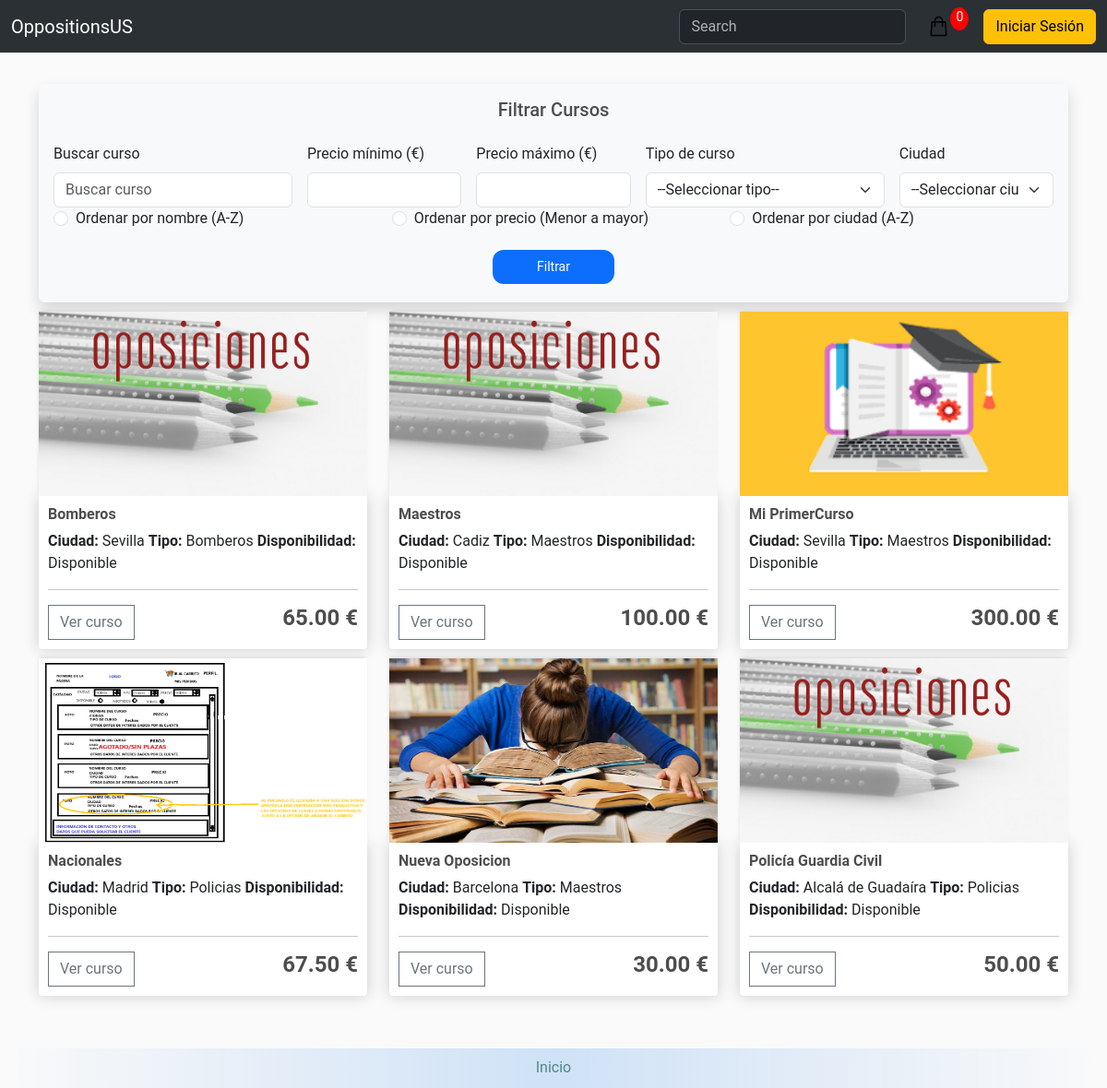
/store/, run on the app's committed database.
### store/models.py (models this page shows, shortened)
class Course(models.Model):
    name = models.CharField(max_length=200, null=False, blank=False)
    image = models.ImageField(upload_to='courses')
    price = models.DecimalField(max_digits=7, decimal_places=2, null=False, blank=False, validators=[MinValueValidator(0)])
    details = models.CharField(max_length=200, null=True, blank=True)
    city = models.CharField(max_length=200, null=False, blank=False)
    course_type = models.ForeignKey(CourseType, null=True, on_delete=models.SET_NULL)
    is_available = models.BooleanField(default=True)
    start_date = models.DateField(null=False, blank=False)
    end_date = models.DateField(null=False, blank=False)
    class Meta:
        verbose_name = 'Course'
        verbose_name_plural = 'Courses'
        ordering = ['name']

class CourseType(models.Model):
    name = models.CharField(max_length=50, unique=True, null=False, blank=False)
    def __str__(self):
        return self.name
    class Meta:
        verbose_name = 'Course type'
        verbose_name_plural = 'Course types'
        ordering = ['name']

### store/views.py (the view)
# urls.py: path('', include('store.urls'))
def store(request):
    query = request.GET.get('q', '')
    course_types = CourseType.objects.all()  # Para los filtros de tipo de curso
    price_min = request.GET.get('price_min', '')
    price_max = request.GET.get('price_max', '')
    course_type_id = request.GET.get('course_type', '')
    city = request.GET.get('city', '')
    sort_order = request.GET.get('sort_order', None)
    filters = {}
    filters_applied = ""
    if price_min:
        filters['price__gte'] = price_min
        filters_applied += f"Precio mínimo: {price_min}. "
    if price_max:
        filters['price__lte'] = price_max
        filters_applied += f"Precio máximo: {price_max}. "
    if course_type_id:
        course_type = course_types.get(id=course_type_id)
        filters['course_type__id'] = course_type_id
        filters_applied += f"Tipo de curso: {course_type.name}. "
    if city:
        filters['city__icontains'] = city
        filters_applied += f"Ciudad: {city}. "
    cart = cartData(request)
    if request.user.is_authenticated:
        customer = request.user.customer
        order, created = Order.objects.get_or_create(customer=customer, status=Status.objects.get(name='No realizado'))
        items = order.orderitem_set.all()
        cartItems = order.get_cart_items
    else:
        customer = None
        items = []
        order = {'get_cart_total': 0, 'get_cart_items': 0}
        cartItems = order['get_cart_items']
    courses = Course.objects.filter(name__icontains=query, **filters)
    if sort_order == 'name':
        courses = courses.order_by('name')
    elif sort_order == 'price':
        courses = courses.order_by('price')
    elif sort_order == 'city':
        courses = courses.order_by('city')
    city_list = set(
        city.strip().lower() for city in Course.objects.values_list('city', flat=True).distinct()
    )
    context = {
        'courses': courses,
        'customer': customer,
        'query': query,
        'course_types': course_types,
        'city_list': city_list,
        'course_type_id': course_type_id,
        'city': city,
        'price_min': price_min,
        'price_max': price_max,
        'filters_applied': filters_applied,
        'cartItems': cart['cartItems'],
        'sort_order': sort_order,  # Pasa el valor de la opción seleccionada
    }
    return render(request, 'store/store.html', context)

### store/utils.py (called while the page is built, shortened)
def cookieCart(request):
    try:
        cart = json.loads(request.COOKIES['cart'])
    except:
        cart = {}
    items = []
    order = {'get_cart_total': 0, 'get_cart_items': 0}
    cartItems = order['get_cart_items']
    return {'cartItems': cartItems, 'order': order, 'items': items}

def cartData(request):
    if request.user.is_authenticated:
        customer = request.user.customer
        order, created = Order.objects.get_or_create(customer = customer, status=Status.objects.get(name='No realizado'))
        cartItems = order.get_cart_items
        items = order.orderitem_set.all()
    else:
        cookieData = cookieCart(request)
        cartItems = cookieData['cartItems']
        order = cookieData['order']
        items = cookieData['items']
    return {'cartItems': cartItems, 'order': order, 'items': items}

### store/templates/store/store.html (shortened to what this page needs)
{% extends 'store/main.html' %}
{% load static %}
{% block content %}
<div class="row">
    <div class="col-lg-12">
        <form action="{% url 'store' %}" method="get" class="p-3 bg-light rounded shadow">
            <h5 class="text-center mb-4">Filtrar Cursos</h5>
            <div class="row g-3 align-items-center">
                <div class="col-md-3">
                    <label for="q" class="form-label">Buscar curso</label>
                    <input type="text" id="q" name="q" class="form-control" placeholder="Buscar curso" value="{{ query }}">
                </div>
                <div class="col-md-2">
                    <label for="price_min" class="form-label">Precio mínimo (€)</label>
                    <input type="number" id="price_min" name="price_min" class="form-control" value="{{ price_min }}" min="0">
                </div>
                <div class="col-md-2">
                    <label for="price_max" class="form-label">Precio máximo (€)</label>
                    <input type="number" id="price_max" name="price_max" class="form-control" value="{{ price_max }}" min="0">
                </div>
                <div class="col-md-3">
                    <label for="course_type" class="form-label">Tipo de curso</label>
                    <select id="course_type" name="course_type" class="form-select">
                        <option value="">--Seleccionar tipo--</option>
                    </select>
                </div>
                <div class="col-md-2">
                    <label for="city" class="form-label">Ciudad</label>
                    <select id="city" name="city" class="form-select">
                        <option value="">--Seleccionar ciudad--</option>
                    </select>
                </div>
            </div>
<div class="row g-3 align-items-center">
    <div class="col-md-4">
        <div class="form-check">
            <input class="form-check-input" type="radio" name="sort_order" id="sort_name" value="name" {% if sort_order == 'name' %}checked{% endif %}>
            <label class="form-check-label" for="sort_name">
                Ordenar por nombre (A-Z)
            </label>
        </div>
    </div>
    <div class="col-md-4">
        <div class="form-check">
            <input class="form-check-input" type="radio" name="sort_order" id="sort_price" value="price" {% if sort_order == 'price' %}checked{% endif %}>
            <label class="form-check-label" for="sort_price">
                Ordenar por precio (Menor a mayor)
            </label>
        </div>
    </div>
    <div class="col-md-4">
        <div class="form-check">
            <input class="form-check-input" type="radio" name="sort_order" id="sort_city" value="city" {% if sort_order == 'city' %}checked{% endif %}>
            <label class="form-check-label" for="sort_city">
                Ordenar por ciudad (A-Z)
            </label>
        </div>
    </div>
</div>
            <div class="text-center mt-3">
                <button type="submit" class="btn btn-primary px-5">Filtrar</button>
            </div>
        </form>
    </div>
    {% for course in courses %}
        <div class="col-lg-4">
            <a href="{% url 'details' course.id %}">
                {% if course.image %}
                    <img class="thumbnail" src="{{ course.image.url }}">
                {% else %}
                    <img class="thumbnail" src="/products/placeholder.png">
                {% endif %}
            </a>
            <div class="box-element product">
                <h6><strong>{{ course.name }}</strong></h6>
                <h8><strong>Ciudad:</strong> {{ course.city }}</h8>
                <h8><strong>Tipo:</strong> {{ course.course_type }}</h8>
                <h8><strong>Disponibilidad:</strong> {{ course.is_available|yesno:"Disponible,No disponible" }}</h8>
                <hr>
                <a href="{% url 'details' course.id %}">
                    <button class="btn btn-outline-secondary add-btn">Ver curso</button>
                </a>
                <h4 style="display: inline-block; float: right;"><strong>
                    {{ course.price|floatformat:2 }} €
                </strong></h4>
            </div>
        </div>
    {% endfor %}
</div>
{% endblock content %}

### static/css/main.css (style rules this page uses)
body { background-color: hsl(0, 0%, 98%); font-family: 'Roboto', 'Helvetica Neue', Arial, sans-serif; display: flex; flex-direction: column; min-height: 100vh; }
h1,h2,h3,h4,h5,h6 { color:hsl(0, 0%, 30%); }
.box-element { box-shadow:hsl(0, 0%, 80%) 0 0 16px; background-color: #fff; border-radius: 4px; padding: 10px; }
.thumbnail { width: 100%; height: 200px; -webkit-box-shadow: -1px -3px 5px -2px rgba(214,214,214,1); -moz-box-shadow: -1px -3px 5px -2px rgba(214,214,214,1); box-shadow: -1px -3px 5px -2px rgba(214,214,214,1); }
.product { border-radius: 0 0 4px 4px; }
.col-lg-4, .col-lg-6, .col-lg-8, .col-lg-12 { margin-top: 10px; }
.btn { border-radius: 0; }
.btn-primary { border: none; padding: 8px 20px; text-align: center; text-decoration: none; display: inline-block; font-size: 14px; margin: 4px 2px; cursor: pointer; transition-duration: 0.4s; border-radius: 12px; }
.form-control { width: 100%; }

### data on the page
Course: image (placeholder picture), name "Bomberos", city "Sevilla", course_type "Bomberos", is_available "Disponible", price "65.00"
Course: image (placeholder picture), name "Maestros", city "Cadiz", course_type "Maestros", is_available "Disponible", price "100.00"
Course: image (picture), name "Mi PrimerCurso", city "Sevilla", course_type "Maestros", is_available "Disponible", price "300.00"
Course: image (picture), name "Nacionales", city "Madrid", course_type "Policias", is_available "Disponible", price "67.50"
Course: image (picture), name "Nueva Oposicion", city "Barcelona", course_type "Maestros", is_available "Disponible", price "30.00"
Course: image (placeholder picture), name "Policía Guardia Civil", city "Alcalá de Guadaíra", course_type "Policias", is_available "Disponible", price "50.00"

### other printed values
{{ cartItems }} "0"
